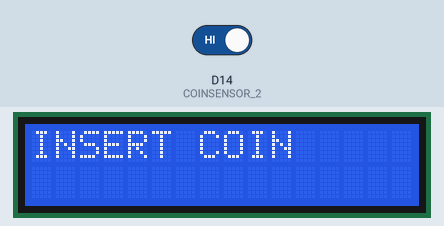
This program was run on a simulated STM32 Nucleo. On the bench: 16×2 character LCD. Wiring (from diagram.json): character LCD (HD44780): E D3; data D7, D6, D5, D3. The test bench sets the inputs (shaded band); at power-on: D14 (COINSENSOR_2) HIGH. What the program prints to the serial monitor is not drawn.

Above: at 1.2 s.
1.3 s: D14 (COINSENSOR_2) driven LOW
At 1.4 s:
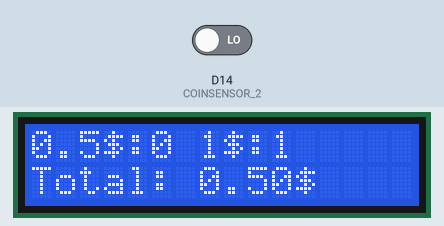
At 1.81 s:
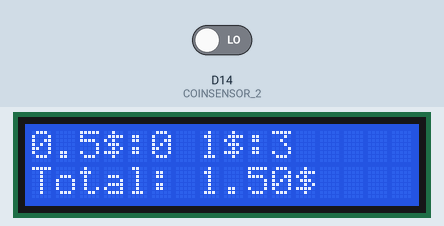
Timing chart, 0 to 4.3 s (numbered marks = the images above; inputs shaded):
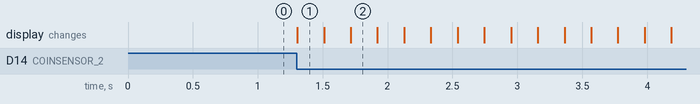

Measured:
- after the input at 1.3 s, the display: changes at once (image 1)

The program:

main.cpp
```cpp
#define DEBUG 1

#define DEBOUNCE_DELAY 200
#define COINSENSOR_1 PB10
#define COINSENSOR_2 PB9
#define COIN1_MULTIPLIER 1
#define COIN2_MULTIPLIER 0.5


#include <Arduino.h>
#include <LiquidCrystal.h>

uint8_t coin1Count = 0;
uint8_t coin2Count = 0;
uint32_t lastUpdate_1 = 0;
uint32_t lastUpdate_2 = 0;

float totalAmount = 0;
float coin1Amount = 0;
float coin2Amount = 0;

LiquidCrystal lcd(PA10, PB3, PA7, PA6, PA5, PA3);

void updateDisplay(){
  lcd.clear();
  lcd.setCursor(0, 0);
  lcd.print("0.5$:" + String(coin1Count) + " 1$:" + String(coin2Count));
  lcd.setCursor(0, 1);
  lcd.print("Total: " + String(totalAmount) +"$" );

  Serial.println("Coin 1: " + String(coin1Count) + "\t Coin 2: " + String(coin2Count) + "\t Total: " + String(totalAmount));
}

void amountUpdate(){
  coin1Amount = coin1Count * COIN1_MULTIPLIER;
  coin2Amount = coin2Count * COIN2_MULTIPLIER;
  totalAmount = coin1Amount + coin2Amount;
  updateDisplay();
  if (DEBUG){ Serial.println("Coin1 Amount: " + String(coin1Amount) + "\t Conin2 Amount: " + String(coin2Amount) + "\t Total Amount: " + String(totalAmount));}
}

void readCoinSensor() {
  if (digitalRead(COINSENSOR_1) == LOW) {
    if (millis() - lastUpdate_1 < DEBOUNCE_DELAY) {
      return;
    }
    coin1Count++;
    amountUpdate();
    lastUpdate_1 = millis();
    if (DEBUG){Serial.println("Coin 1 inserted");}
  }
  if (digitalRead(COINSENSOR_2) == LOW) {
    if (millis() - lastUpdate_2 < DEBOUNCE_DELAY) {
      return;
    }
    coin2Count++;
    amountUpdate();
    lastUpdate_2 = millis();
    if (DEBUG){Serial.println("Coin 2 inserted");}
  }
}

void setup() {
  Serial.begin(9600);
  lcd.begin(16, 2);
  if (DEBUG){lcd.print("INSERT COIN");}
  pinMode(COINSENSOR_1, INPUT_PULLUP);
  pinMode(COINSENSOR_2, INPUT_PULLUP);

}

void loop() {
  readCoinSensor();
}
```
